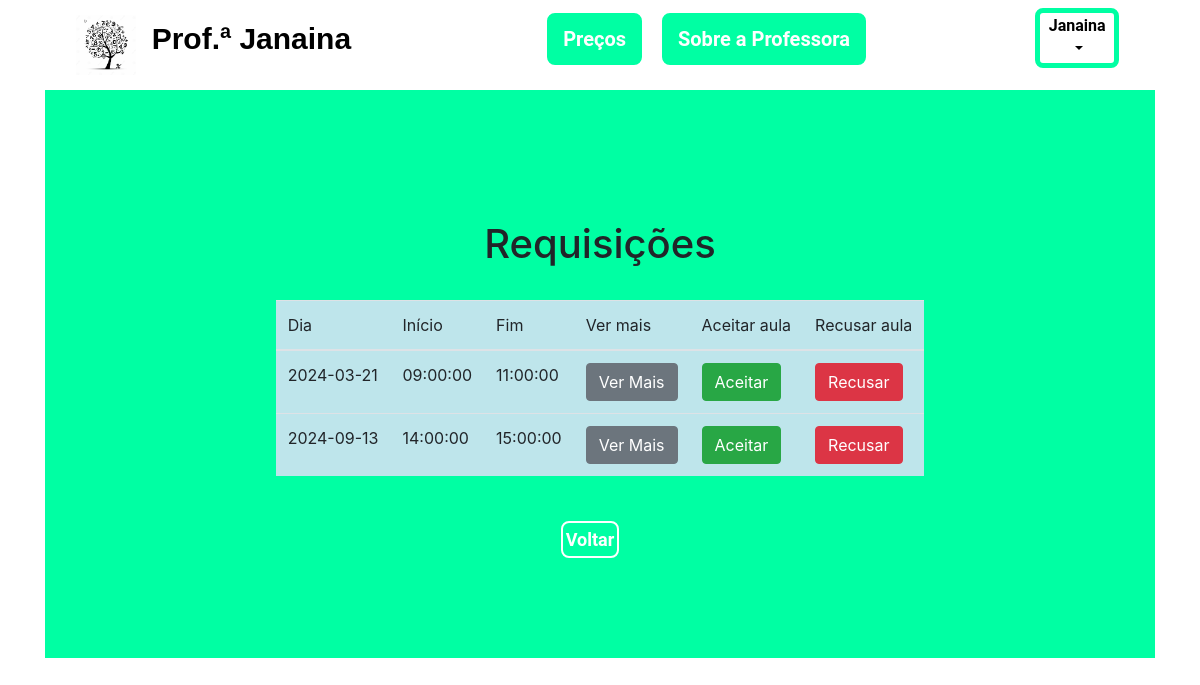
The page /AgendaPHP/view/verRequisicoes.php (signed in) on the database its author committed.
### tables this page shows
CREATE TABLE `requisicao` (
  `id_requisicao` int(11) NOT NULL,
  `id_aula` int(11) NOT NULL,
  `status` varchar(20) NOT NULL
);

CREATE TABLE `aula` (
  `id_aula` int(11) NOT NULL,
  `id_usuario` int(11) NOT NULL,
  `materia` varchar(255) NOT NULL,
  `tipo_aula` varchar(20) NOT NULL,
  `descricao` text NOT NULL,
  `data_aula` varchar(20) NOT NULL,
  `horario_inicio` time NOT NULL,
  `horario_fim` time NOT NULL,
  `metodo_pagamento` enum('pix','dinheiro') DEFAULT NULL,
  `momento_pagamento` enum('ao_encerrar','final_mes','inicio_mes') DEFAULT 'ao_encerrar',
  `frequencia` varchar(20) NOT NULL
);

### AgendaPHP/model/conexaoDB.php (called while the page is built, shortened)
<?php
    function connect(){
        $servidor='db';
        $nomeUsuario='php_docker';
        $senhaUsuario='password';
        $base='agenda';
        $conexao=mysqli_connect($servidor, $nomeUsuario, $senhaUsuario, $base) or die(mysqli_connect_error());
        return $conexao;
    }
    function query($sql) {
        global $conexao;
        mysqli_query($conexao, "SET CHARACTER SET utf8");
        $query = mysqli_query($conexao, $sql) or die(mysqli_error($conexao));
        return $query;
    }
?>

### AgendaPHP/model/crudAula.php (called while the page is built, shortened)
<?php
include_once 'conexaoDB.php';
function mostrarRequisicoes(){
    $consulta = query("SELECT aula.data_aula, aula.horario_inicio, aula.horario_fim, aula.frequencia, requisicao.*
                        FROM aula
                        LEFT JOIN requisicao ON aula.id_aula = requisicao.id_aula
                        WHERE status = 'pendente'");
    $resultados = [];
    if(mysqli_num_rows($consulta) > 0){
        while($resultadoSeparado = mysqli_fetch_assoc($consulta)){
            $resultados[] = $resultadoSeparado;
        }
    }
    return $resultados;
}
?>

### AgendaPHP/view/verRequisicoes.php (the view, shortened to what this page needs)
<!DOCTYPE html>
<html lang="pt-br">
<head>
    <link rel="stylesheet" href="../css/reset.css">
    <link rel="stylesheet" href="../css/geral.css">
    <link rel="stylesheet" href="https://cdn.jsdelivr.net/npm/bootstrap@4.0.0/dist/css/bootstrap.min.css"
>
    <link href="https://fonts.cdnfonts.com/css/love-light" rel="stylesheet">
</head>
<body>
    <?php
        if(isset($_SESSION['email'])){
            $nomeCompleto = $_SESSION['nome'];
            $partesNome = explode(' ', $nomeCompleto);
            $primeiroNome = $partesNome[0];
        }
    ?>
    <div class="container">
        <nav class="navbar navbar-expand-lg">
            <div class="container-fluid">
                <ul class="navbar-nav me-auto mb-2 mb-lg-0">
                    <a href="paginaPrincipal.php" class="navbar-brand">
                        <img src="../images/logo.jpg" alt="logo do site" width="60">
                        <p class="logo_site">Prof.ª Janaina</p>
                    </a>
                    <li class="nav-item espacado">
                        <button type="button" class="btn-mint"><a class="nav-link"
                                href="../view/precos.php">Preços</a></button>
                    </li>
                    <li class="nav-item">
                        <button type="button" class="btn-mint"><a class="nav-link" href="../view/sobre.php">Sobre a
                                Professora</a></button>
                    </li>
                </ul>
            </div>
            <div class="dropdown">
                <button class="user-btn dropdown-toggle" type="button" id="dropdownMenuButton" data-toggle="dropdown"
                    aria-haspopup="true" aria-expanded="false">
                    <?php echo $primeiroNome; ?>
                </button>
            </div>
        </nav>
        <div class="meuContainer">
            <h1>Requisições</h1>
            <div class="table-responsive-lg">
                <table class='table table-info'>
                    <thead>
                        <th scope='col'>Dia</th>
                        <th scope='col'>Início</th>
                        <th scope='col'>Fim</th>
                        <th scope='col'>Ver mais</th>
                        <th scope="col">Aceitar aula</th>
                        <th scope='col'>Recusar aula</th>
                    </thead>
                    <?php
                        include '../model/crudAula.php';
                        $resultados = mostrarRequisicoes();
                        foreach($resultados as $resultado){?>
                            <tr>
                            <td><?=$resultado['data_aula']?></td>
                            <td><?=$resultado['horario_inicio']?></td>
                            <td><?=$resultado['horario_fim']?></td>
                            <td><a href="verAula.php?id=<?=$resultado['id_requisicao']?>"class='btn btn-secondary'>Ver Mais</a></td>
                            <td><button type="button" class= "btn btn-success" onclick="mudarStatus('aceito')">Aceitar</button></td>
                            <td><button type="button" class="btn btn-danger" onclick="mudarStatus('recusado')">Recusar</button></td>
                        <?php
                        }?>
                </table>
            </div>
            <div class="botoes-container">
                <a href="../view/paginaPrincipal.php" class="botaoVoltar">Voltar</a>
            </div>
        </div>
    </div>
</body>
</html>

### AgendaPHP/css/geral.css (style rules this page uses)
.logo_site { color: #000; font-family: 'Love Light', sans-serif; font-weight: bold; font-size: 30px; margin-top: 3px; margin-right: 50px; display: inline-block; vertical-align: middle; margin-left: 10px; }
.btn-mint { margin-top: 5px; font-weight: bold; font-family: Roboto, sans-serif; font-size: 20px; margin-right: 20px; border: 2px solid #00FFA3; border-radius: 8px; background-color: #00FFA3; }
.navbar-nav a { color: #ffffff; text-decoration: none; }
.user-btn { margin-top: -15px; font-weight: bold; font-family: Roboto, sans-serif; margin-right: 20px; border: 5px solid #00FFA3; border-radius: 8px; background-color: #fff; }
.espacado { margin-left: 130px; }
.meuContainer { background-color: #00FFA3; display: flex; flex-direction: column; justify-content: center; align-items: center; padding-top: 130px; padding-bottom: 100px; box-sizing: border-box; }
.botoes-container { display: flex; justify-content: center; }
.botaoVoltar { text-align: center; margin-top: 5px; font-weight: bold; font-family: Roboto, sans-serif; font-size: 18px; margin-right: 20px; border: 2px solid #fff; border-radius: 8px; background-color: #00FFA3; text-decoration: none; color: #ffffff; padding: 4%; }
.botaoDG, .botaoVoltar { margin-right: 20px; }

### rows shown on the page
requisicao: id_aula.data_aula "2024-03-21", id_aula.horario_inicio "09:00:00", id_aula.horario_fim "11:00:00"
requisicao: id_aula.data_aula "2024-09-13", id_aula.horario_inicio "14:00:00", id_aula.horario_fim "15:00:00"

### other values the page prints
$primeiroNome "Janaina"
